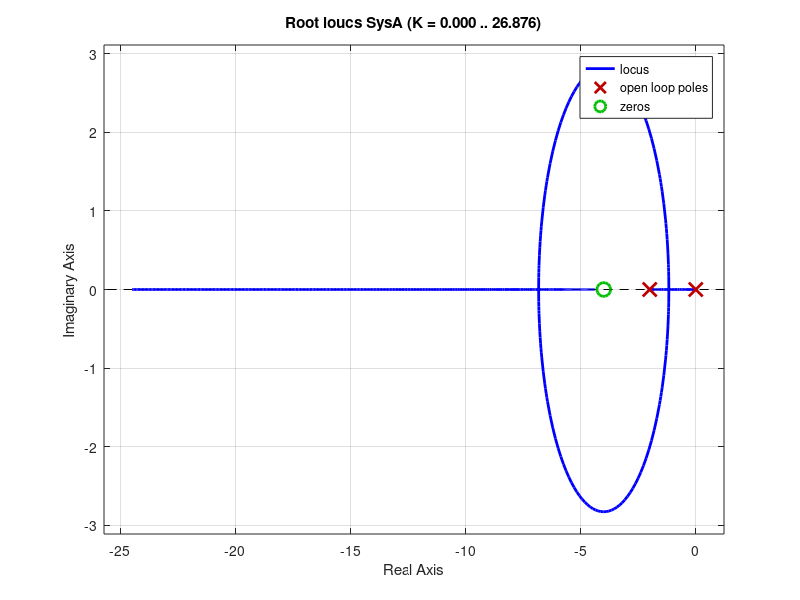

The MATLAB source for this figure: (Note: this script raises an error after producing the figure.)
s=tf('s');
SysA = (s+4)/(s*(s+2));
rlocus(SysA)
SysB = (s+4)/((s+2+i*1)*(s+2-i*1));
rlocus(SysB)
SysC = (s+4)/s^2;
rlocus(SysC)
SysD = ((s+6)*(s+4))/(s*(s+2));
rlocus(SysD)
SysE = 1/((s+2+i*1)*(s+2-i*1)*(s-2));
rlocus(SysE)
SysF = (s+2)/((s+4+i*2)*(s+4-i*2)*(s-2)*(s+i*1)*(s-i*1));
rlocus(SysF)